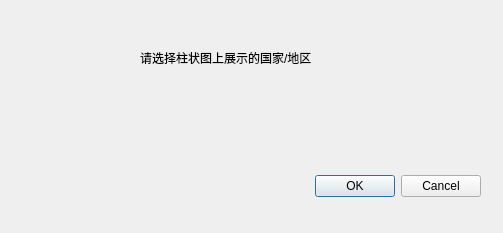
<?xml version="1.0" encoding="UTF-8"?>
<ui version="4.0">
 <class>Select_Graph_Dialog</class>
 <widget class="QDialog" name="Select_Graph_Dialog">
  <property name="geometry">
   <rect>
    <x>0</x>
    <y>0</y>
    <width>503</width>
    <height>233</height>
   </rect>
  </property>
  <property name="windowTitle">
   <string>Dialog</string>
  </property>
  <widget class="QDialogButtonBox" name="buttonBox">
   <property name="geometry">
    <rect>
     <x>140</x>
     <y>170</y>
     <width>341</width>
     <height>32</height>
    </rect>
   </property>
   <property name="orientation">
    <enum>Qt::Horizontal</enum>
   </property>
   <property name="standardButtons">
    <set>QDialogButtonBox::Cancel|QDialogButtonBox::Ok</set>
   </property>
  </widget>
  <widget class="QLabel" name="label">
   <property name="geometry">
    <rect>
     <x>140</x>
     <y>50</y>
     <width>221</width>
     <height>16</height>
    </rect>
   </property>
   <property name="font">
    <font>
     <pointsize>9</pointsize>
    </font>
   </property>
   <property name="text">
    <string>请选择柱状图上展示的国家/地区</string>
   </property>
  </widget>
 </widget>
 <resources/>
 <connections>
  <connection>
   <sender>buttonBox</sender>
   <signal>accepted()</signal>
   <receiver>Select_Graph_Dialog</receiver>
   <slot>accept()</slot>
   <hints>
    <hint type="sourcelabel">
     <x>248</x>
     <y>254</y>
    </hint>
    <hint type="destinationlabel">
     <x>157</x>
     <y>274</y>
    </hint>
   </hints>
  </connection>
  <connection>
   <sender>buttonBox</sender>
   <signal>rejected()</signal>
   <receiver>Select_Graph_Dialog</receiver>
   <slot>reject()</slot>
   <hints>
    <hint type="sourcelabel">
     <x>316</x>
     <y>260</y>
    </hint>
    <hint type="destinationlabel">
     <x>286</x>
     <y>274</y>
    </hint>
   </hints>
  </connection>
 </connections>
</ui>
